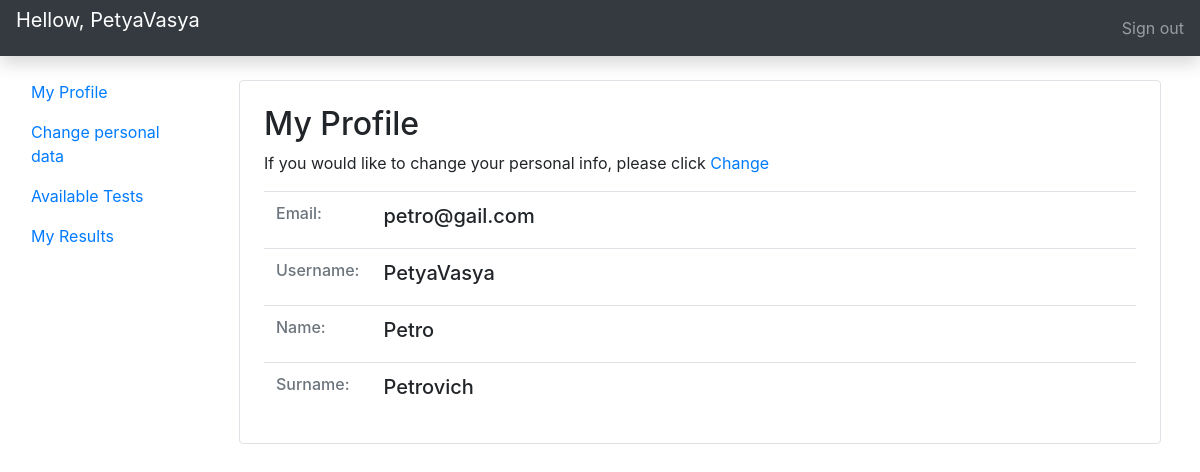
The page /profile/ (signed in) on the database its author committed.
### accounts/models.py (models this page shows, shortened)
class Account(AbstractBaseUser):
    email = models.EmailField(verbose_name="email", max_length=60, unique=True)
    username = models.CharField(max_length=30, unique=True)
    date_joined = models.DateTimeField(verbose_name='date joined', auto_now_add=True)
    last_login = models.DateTimeField(verbose_name='last login', auto_now=True)
    is_admin = models.BooleanField(default=False)
    is_active = models.BooleanField(default=True)
    is_staff = models.BooleanField(default=False)
    is_superuser = models.BooleanField(default=False)
    first_name = models.CharField(max_length=30)
    last_name = models.CharField(max_length=60)
    USERNAME_FIELD = 'username'
    REQUIRED_FIELDS = ['email', 'first_name', 'last_name']
    objects = MyAccountManager()

### accounts/views.py (the view)
# urls.py: path('profile/', profile_view, name="profile"),
def profile_view(request):
    return render(request, 'accounts/profile.html')

### accounts/templates/accounts/profile.html
{% extends 'base.html' %}
{% load static %}
{% block content %}
<div class="container">
	<div class="border rounded bg-white">
		<div class="mb-4 mt-4 ml-4 mr-4">
			<h2 class="mb-2">My Profile</h2>
			<p>
				If you would like to change your personal info, please click
				<a href="{% url 'account' %}">Change</a>
			</p>
			<table class="table">
				<tbody>
				<tr>
					<th scope="col">
						<h6 class="text-secondary">Email:</h6>
					</th>
					<th class="col">
						<h5>{{user.email}}</h5>
					</th>
				</tr>
				<tr>
					<th scope="col">
						<h6 class="text-secondary">Username:</h6>
					</th>
					<th class="col">
						<h5>{{user.username}}</h5>
					</th>
				</tr>
				<tr>
					<th scope="col">
						<h6 class="text-secondary">Name:</h6>
					</th>
					<th class="col">
						<h5>{{user.first_name}}</h5>
					</th>
				</tr>
				<tr>
					<th scope="col">
						<h6 class="text-secondary">Surname:</h6>
					</th>
					<th class="col">
						<h5>{{user.last_name}}</h5>
					</th>
				</tr>
				</tbody>
			</table>
		</div>
	</div>
</div>
{% endblock %}

### templates/base.html (shortened to what this page needs)
{% load static %}
<!DOCTYPE html>
<html lang="en">
<head>
    <link rel="stylesheet" href="https://stackpath.bootstrapcdn.com/bootstrap/4.5.0/css/bootstrap.min.css">
</head>
<body>
<nav class="navbar navbar-dark sticky-top bg-dark flex-md-nowrap p-0 shadow">
	<p class="navbar-brand col-md-3 col-lg-2 mr-0 px-3">Hellow, {{request.user.username}}</p>
  <ul class="navbar-nav px-3">
    <li class="nav-item text-nowrap">
      <a class="nav-link" href="{% url 'logout' %}">Sign out</a>
    </li>
  </ul>
</nav>
<div class="container-fluid">
  <div class="row">
    <nav id="sidebarMenu" class="col-md-3 col-lg-2 d-md-block sidebar collapse">
      <div class="sidebar-sticky pt-3">
        <ul class="nav flex-column">
          <li class="nav-item">
            <a class="nav-link active" href="{% url 'profile' %}">
              My Profile
            </a>
          </li>
          <li class="nav-item">
            <a class="nav-link" href="{% url 'account' %}">
              Change personal data
            </a>
          </li>
          <li class="nav-item">
            <a class="nav-link" href="{% url 'tests' %}">
              Available Tests
            </a>
          </li>
          <li class="nav-item">
            <a class="nav-link" href="#">
              My Results
            </a>
          </li>
        </ul>
      </div>
    </nav>
    <main role="main" class="col-md-9 ml-sm-auto col-lg-10 px-md-4 mt-4">
      {% block content %}
      {% endblock %}
    </main>
  </div>
</div>
</body>
</html>

### rows shown on the page
Account: user.username "PetyaVasya", email "petro@gail.com", username "PetyaVasya", first_name "Petro", last_name "Petrovich"
